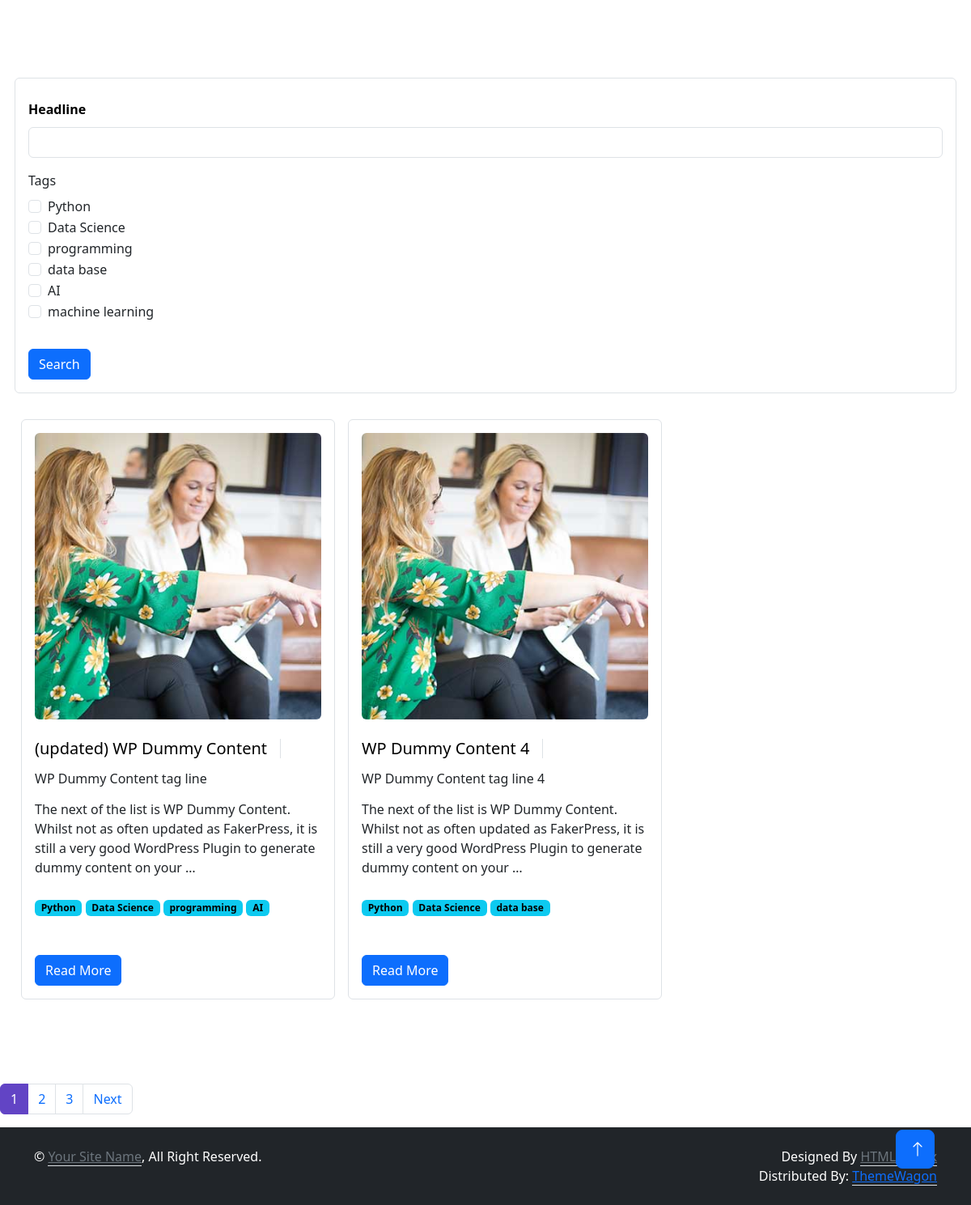
Before: /blog/postlist/ with the older database file.
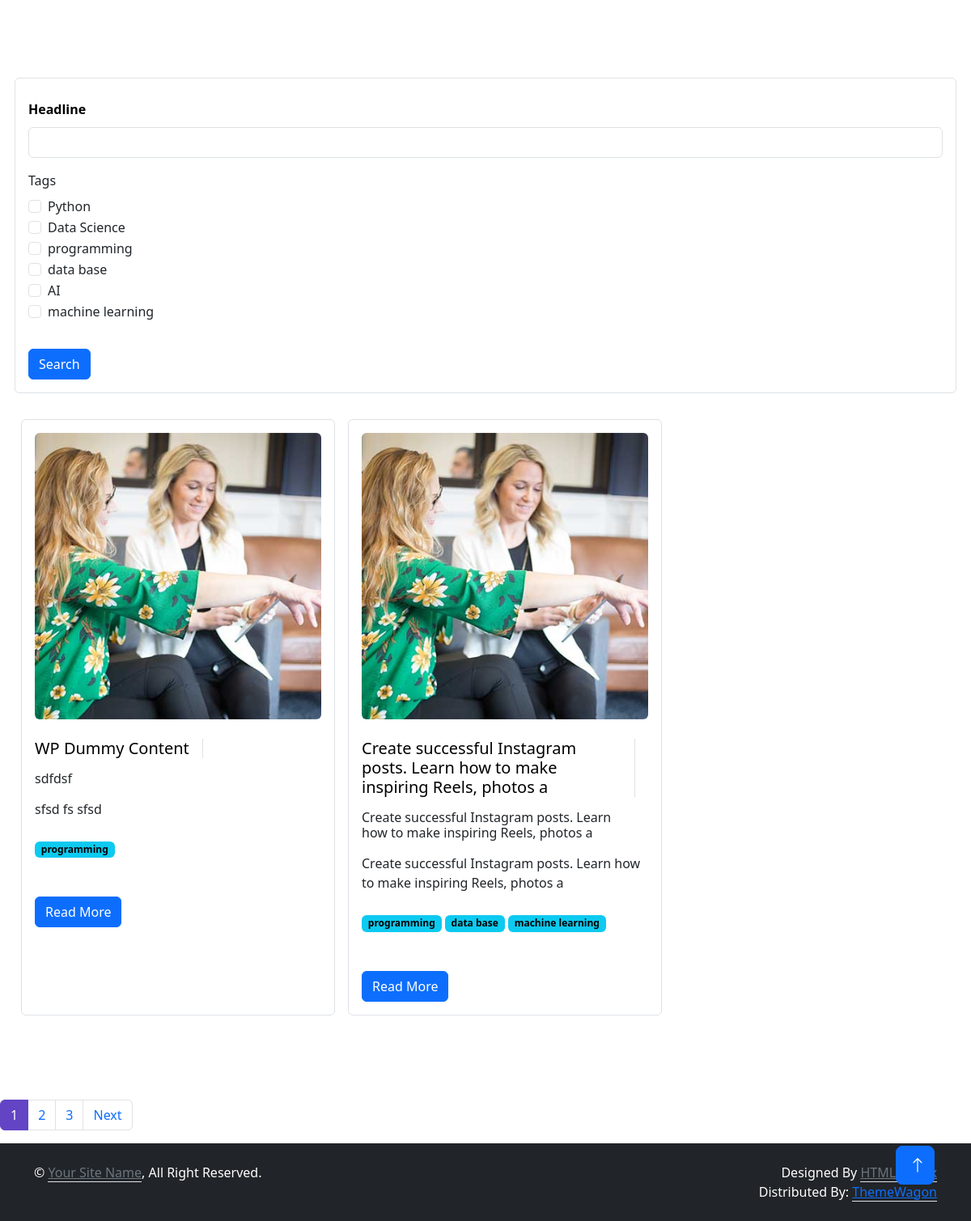
After: the same page with the newer database file.
### blog/models.py (models this page shows, shortened)
class Post(models.Model):
    headline = models.CharField(max_length=200)
    sub_headline = models.CharField(max_length=200, null=True, blank=True)
    thumbnail = models.ImageField(null=True, blank=True, upload_to='blog/images', default='img.png')
    body = RichTextUploadingField(null=True, blank=True)
    created_at = models.DateTimeField(auto_now=True)
    active = models.BooleanField(default=False)
    featured = models.BooleanField(default=False)
    tags = models.ManyToManyField(Tags, blank=True)
    slug = models.SlugField(blank=True, null=True)

class Tags(models.Model):
    name = models.CharField(max_length=200)
    def __str__(self) -> str:
        return self.name

### blog/views.py (the view)
# urls.py: path('postlist/', views.postlist, name='postlist'),
def postlist(request):
    posts = Post.objects.all()
    filterobj = PostFilter(request.GET, queryset = posts)
    posts = filterobj.qs
    page = request.GET.get('page', 1)
    PostPaginator = Paginator(posts, POSTS_PER_PAGE)
    try:
        posts = PostPaginator.page(page)
    except PageNotAnInteger:
        posts = PostPaginator.page(1)
    except EmptyPage:
        posts = PostPaginator.page(PostPaginator.num_pages)
    context = {
        'posts' : posts,
        'filterobj' : filterobj,
        'paginator' : PostPaginator,
        'IsPaginated' : True,
    }
    return render(request, 'post_list.html', context)

### templates/post_list.html (shortened to what this page needs)
{% extends 'base.html' %}
{% load static %}
{% load crispy_forms_tags %}
{% block content %}
<link href="https://cdn.jsdelivr.net/npm/bootstrap@5.3.1/dist/css/bootstrap.min.css" rel="stylesheet">
<div class="container-xxl py-6" id="about">
    <div class="container">
        <div class="row g-5">
        <div class="border rounded p-3 mb-4">
            <form action="" method="GET" id="searchForm">
                {{filterobj.form|crispy}}
            <button type="submit" class="btn btn-primary mt-3">Search</button>
            </form>
        </div>
            {% for post in posts %}
            <div class="col-lg-4 wow fadeInUp border p-3 m-2 rounded" data-wow-delay="0.5s">
                <div class="row g-3 mb-4">
                    <div class="col-sm-12">
                        <img class="img-fluid rounded"
                            src="{% static 'img/about-2.jpg' %}" alt>
                    </div>
                </div>
                <div class="d-flex align-items-center mb-3">
                    <a style="text-decoration: none; color:black;" href="{% url 'post' post.slug %}"><h5 class="border-end pe-3 me-3 mb-0">{{post.headline}}</h5></a>
                </div>
                <div class="d-flex align-items-center mb-3">
                    <h6 class=" pe-3 me-3 mb-0">{{post.sub_headline}}</h6>
                </div>
                <p class="mb-4">{{post.body|truncatewords:30}}</p>
                    {% for tag in post.tags.all %}
                    <span class="badge text-bg-info">{{tag.name}}</span>
                    {% endfor %}
                    <div class="d-flex align-items-center pt-5">
                        <a href ="{% url 'post' post.slug %}" class="btn btn-primary ">Read More</a>
                    </div>
            </div>
            {% endfor %}
        </div>
    </div>
</div>
{% if IsPaginated %}
<div class="center">
    <nav aria-label="...">
        <ul class="pagination">
          {% for i in posts.paginator.page_range %}
            {% if posts.number == i %}
                <li class="page-item active" aria-current="page">
                    <a class="page-link" data-page="{{i}}" href="?page={{i}}">{{i}}</a>
                </li>
            {% else %}
                <li class="page-item " aria-current="page">
                    <a class="page-link" data-page="{{i}}" href="?page={{i}}">{{i}}</a>
                </li>
            {% endif %}
          {% endfor %}
          {% if posts.has_next %}
          <li class="page-item">
            <a class="page-link" data-page="{{posts.next_page_number}}" href="?page={{posts.next_page_number}}" >Next</a>
          </li>
          {% endif %}
        </ul>
      </nav>
</div>
{% endif %}
{% endblock %}

Changed rows visible on the page:
removed Post: headline "(updated) WP Dummy Content", sub_headline "WP Dummy Content tag line", body "The next of the list is WP Dummy Content. Whilst not as often updated as FakerPress, it is still a very good WordPress Plugin to generate dummy content on your …", Tags (name "programming")
no longer on this page (row unchanged): Tags: name "Python"
no longer on this page (row unchanged): Tags: name "Data Science"
no longer on this page (row unchanged): Tags: name "AI", shown under "(updated) WP Dummy Content"
removed Post: headline "WP Dummy Content 4", sub_headline "WP Dummy Content tag line 4", body "The next of the list is WP Dummy Content. Whilst not as often updated as FakerPress, it is still a very good WordPress Plugin to generate dummy content on your …", Tags (name "data base")
added Post: headline "WP Dummy Content", sub_headline "sdfdsf", body "sfsd fs sfsd", Tags (name "programming")
added Post: headline "Create successful Instagram posts. Learn how to make inspiring Reels, photos a", sub_headline "Create successful Instagram posts. Learn how to make inspiring Reels, photos a", body "Create successful Instagram posts. Learn how to make inspiring Reels, photos a", Tags (name "programming"), Tags (name "data base")
now on this page (row unchanged): Tags: name "machine learning", shown under "Create successful Instagram posts. Learn how to make inspiring Reels, photos a"
